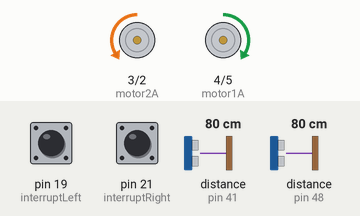
Recording of a sketch running on a simulated Arduino Mega 2560, built with avr-gcc and run on an emulated ATmega2560. Shown: motor-driver pin pairs drawn as motors (green arrow = first pin HIGH = forward, orange = second pin HIGH = backward, longer = more drive). Wiring (inferred from the names in the program): 2 × ultrasonic range finder: trigger pin 39, echo pin 41 / trigger pin 46, echo pin 48. The inputs (shaded band) are chosen by the test bench; at power-on: pin 19 (interruptLeft) HIGH, pin 21 (interruptRight) HIGH, distance to the obstacle (sensors on pin 41, pin 48) 80 cm. The echo pulse lasts 58.3 µs per cm; what the sketch prints to the serial monitor is not drawn.

Above: at 0.1 s.
Timing chart, 0 to 1.6 s (numbered marks = the images above):
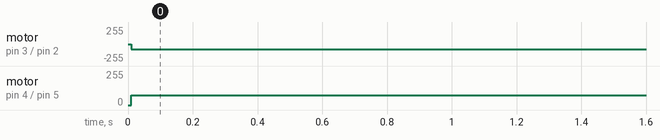

Measured:
- by itself, motor on pin 3 (motor2A) / pin 2 (motor2B): stopped → backward 75/255 at 0.01 s
- by itself, motor on pin 4 (motor1A) / pin 5 (motor1B): stopped → forward 75/255 at 0.01 s

The sketch:

Bob_the_Bot_Maze.ino
```cpp
//Motors
int motor1A = 4; //Left motor reverse
int motor1B = 5; //Left motor forward
int motor2A = 3; //Right motor forward
int motor2B = 2; //Right motor reverse

byte lPower = 75; //Max 255, use byte to save space
byte rPower = 75; //Max 255, use byte to save space

//Ultrasonic sensors
//Forward
int rVcc = 37; //Supply pin
int rTrig = 39; //Trigger pin
int rEcho = 41; //Echo pin
//Right
int fVcc = 44; //Supply pin
int fTrig = 46; //Trigger pin
int fEcho = 48; //Echo pin

long fDuration, fDistance, rDuration, rDistance;

//Encoders
int interruptLeft = 19; //Left encoder interrupt pin(blue wire);
int interruptRight = 21; //Right encoder interrupt pin(blue wire);

long pulseLeft = 0; //Variable to count left motor encoder
long pulseRight = 0; //Variable to count left motor encoder

//Values
int left90 = 1100; //Pulse for 90 degree rev
int right90 = 1320; //Pulse for 90 degree rev
int fullRevLeft = 1920; //Pulse for full rev == 24cm
int fullRevRight = 2160; //Pulse for full rev == 24cm

const double SOUND = 0.0343; //Constant speed of sound, cm/us

int count = 0;

void setup() {
  //Set motors to output
  pinMode(motor1A, OUTPUT);
  pinMode(motor1B, OUTPUT);
  pinMode(motor2A, OUTPUT);
  pinMode(motor2B, OUTPUT);

  //Set up encoders
  pinMode(interruptLeft, INPUT_PULLUP);
  pinMode(interruptRight, INPUT_PULLUP);

  //Set up interrupt
  attachInterrupt(digitalPinToInterrupt(interruptLeft), countLeft, CHANGE);
  attachInterrupt(digitalPinToInterrupt(interruptRight), countRight, CHANGE);

  //Set up Ultrasonic sensors
  pinMode(fVcc, OUTPUT);
  pinMode(fTrig, OUTPUT);
  pinMode(fEcho, INPUT);
  pinMode(rVcc, OUTPUT);
  pinMode(rTrig, OUTPUT);
  pinMode(rEcho, INPUT);

  Serial.begin(9600);
}

void loop() {
  count++;

  triggerForward();
  triggerRight();

  /*if(rDistance > 8)
  {
    Serial.println("Turn in");
    rPower = 65; //Decrease power to right motor
    lPower = 75; //Set left motor power to default
  }

  if(rDistance < 8)
  {
    Serial.println("Turn out");
    rPower = 75; //Set right motor power to default
    lPower = 65; //Decrease power to left motor
  }*/

  if(fDistance >= 13)
  {
    forward((fullRevLeft/8), (fullRevRight/8));
  }
  else
  {
     motorStop();
     if(count != 1)
     {
      left(left90, right90);
     }
  }

  Serial.println("Right distance: " + (String)rDistance + "cm\n" + (String)count);
  delay(500);
}

void triggerForward()
{
  digitalWrite(fVcc, 1); //Apply power to forward sensor
  digitalWrite(fTrig, 0); //Pull trig low to reset

  delayMicroseconds(2); //Stop program for 2us
  digitalWrite(fTrig, 1); //Turn trig on to generate pulse
  delayMicroseconds(10); //Stop program for 10us
  digitalWrite(fTrig, 0); //Turn trig off

  fDuration = pulseIn(fEcho, 1); //Measures the time(in micro-seconds) between the rising and falling edges of signal on echo
  fDistance = (fDuration*SOUND)/2; //(time x speed of sound) ÷ 2 = distance(cm) --- ÷2 as it's an echo
}

void triggerRight()
{
  digitalWrite(rVcc, 1); //Apply power to right sensor
  digitalWrite(rTrig, 0); //Pull trig low to reset

  delayMicroseconds(2); //Stop program for 2us
  digitalWrite(rTrig, 1); //Turn trig on to generate pulse
  delayMicroseconds(10); //Stop program for 10us
  digitalWrite(rTrig, 0); //Turn trig off

  rDuration = pulseIn(rEcho, 1); //Measures the time(in micro-seconds) between the rising and falling edges of signal on echo
  rDistance = (rDuration*SOUND)/2; //(time x speed of sound) ÷ 2 = distance(cm) --- ÷2 as it's an echo
}

void countLeft()
{
  //Increment up pulseLeft variable
  pulseLeft++;
}

void countRight()
{
  //Increment up pulseRight variable
  pulseRight++;
}

void backward(int revLeft, int revRight)
{
  //Reset pulse variables
  pulseReset();

  //While both motors haven't turned 1 full revolution
  while(pulseLeft < revLeft && pulseRight < revRight)
  {
  Serial.println("Backwards");
    //If left motor hasn't turned 1 full revolution
    if(pulseLeft < revLeft)
    {
      analogWrite(motor1A, 0);
      analogWrite(motor1B, rPower); //Left forward
    }
    //If right motor hasn't turned 1 full revolution
    if(pulseRight < revRight)
    {
      analogWrite(motor2A, lPower); //Right forward
      analogWrite(motor2B, 0);
    }
  }

  //Reset pulse variables
  pulseReset();
}

void forward(int revLeft, int revRight)
{
  //Reset pulse variables
  pulseReset();

  //While both motors haven't turned 1 full revolution
  while(pulseLeft < revLeft && pulseRight < revRight)
  {
  Serial.println("Forward");
    //If left motor hasn't turned 1 full revolution
    if(pulseLeft < revLeft)
    {
      analogWrite(motor1A, rPower); //Left reverse
      analogWrite(motor1B, 0);
    }
    //If right motor hasn't turned 1 full revolution
    if(pulseRight < revRight)
    {
      analogWrite(motor2A, 0);
      analogWrite(motor2B, lPower); //Right reverse
    }
  }

  //Reset pulse variables
  pulseReset();
}

void right(int revLeft, int revRight)
{
  //Reset pulse variables
  pulseReset();

  //While both motors haven't turned 90 degrees
  while(pulseLeft < revLeft && pulseRight < revRight)
  {
    //If left motor hasn't turned 90 degrees
    if(pulseLeft < revLeft)
    {
      analogWrite(motor1B, rPower); //Left forward
      analogWrite(motor1A, 0);
    }
    //If right motor hasn't turned 90 degrees
    if(pulseRight < revRight)
    {
      analogWrite(motor2B, lPower); //Right reverse
      analogWrite(motor2A, 0);
    }
  }

  //Turn motors off
  motorStop();
  //Reset pulse variables
  pulseReset();
}

void left(int revLeft, int revRight)
{
  //Reset pulse variables
  pulseReset();

  //While both motors haven't turned 90 degrees
  while(pulseLeft < revLeft && pulseRight < revRight)
  {
    //If left motor hasn't turned 90 degrees
    if(pulseLeft < revLeft)
    {
      analogWrite(motor1A, rPower); //Right reverse
      analogWrite(motor1B, 0);
    }

    //If right motor hasn't turned 90 degrees
    if(pulseRight < revRight)
    {
      analogWrite(motor2A, lPower); //Left forward
      analogWrite(motor2B, 0);
    }
  }
  //Turn motors off
  motorStop();
  //Reset pulse variables
  pulseReset();
}

//Turn off motors
void motorStop()
{
  analogWrite(motor1B, 0);
  analogWrite(motor2A, 0);
  analogWrite(motor1A, 0);
  analogWrite(motor2B, 0);
}

//Set pulse variables to 0
void pulseReset()
{
  pulseLeft = 0;
  pulseRight = 0;
}
```
